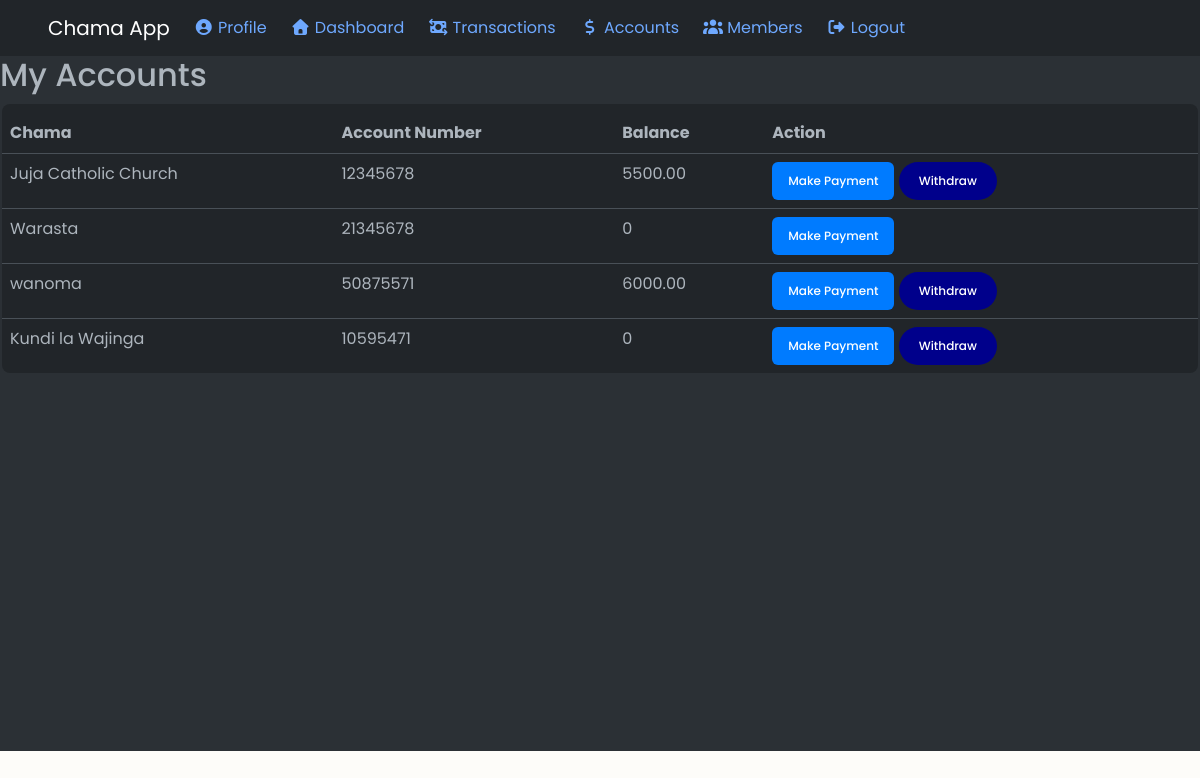
The page /accounts/ (signed in) on the database as committed earlier.
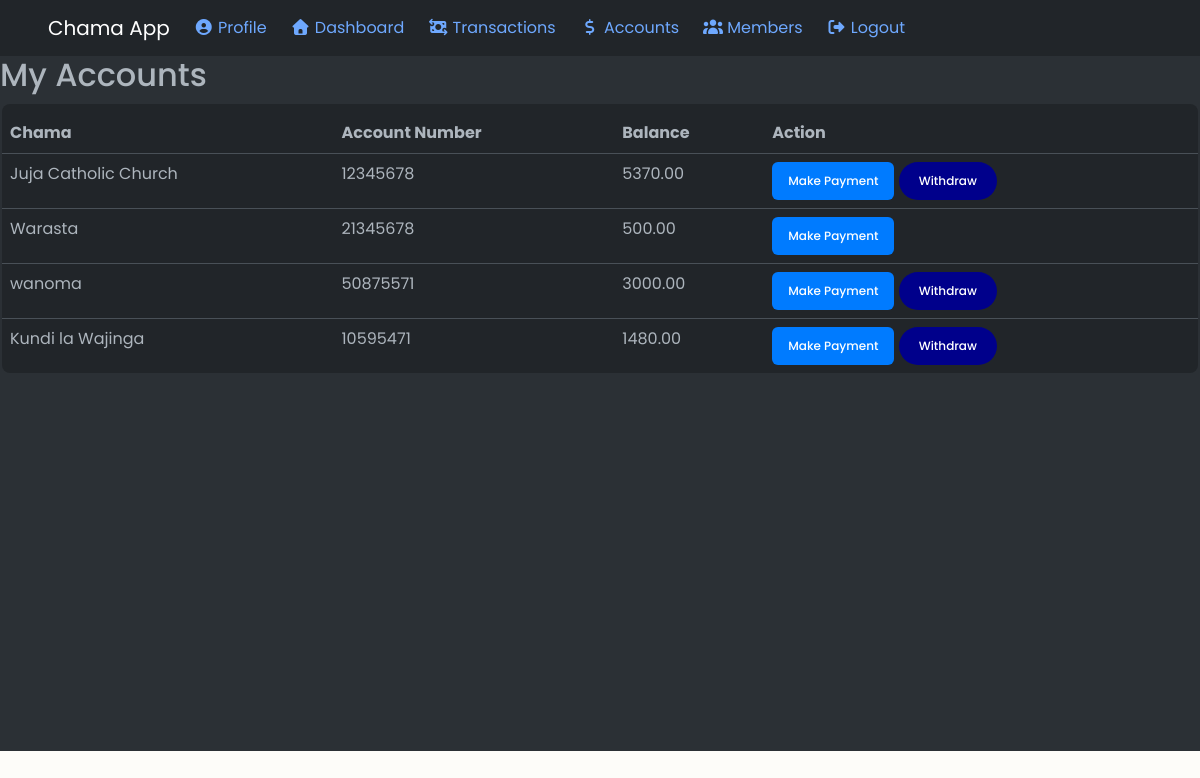
The same page on the database as committed later.
### app/models.py (models this page shows, shortened)
class Chama(models.Model):
    name = models.CharField(max_length=255)
    description = models.TextField(blank=True, null=True)
    created_by = models.ForeignKey(
        settings.AUTH_USER_MODEL,
        on_delete=models.CASCADE,
        related_name='chamas_created'
    )
    created_at = models.DateTimeField(auto_now_add=True)
    account_number = models.CharField(max_length=50, unique=True, blank=True, null=True)

class VirtualAccount(models.Model):
    chama = models.ForeignKey("Chama", on_delete=models.CASCADE, related_name="virtual_accounts")
    member = models.ForeignKey("Member", on_delete=models.CASCADE, related_name="virtual_accounts", null=True, blank=True)
    balance = models.DecimalField(max_digits=12, decimal_places=2, default=0)
    account_number = models.CharField(max_length=50, unique=True)

### app/views.py (the view)
# urls.py: path('accounts/', views.accounts_view, name='accounts'),
def accounts_view(request):
    memberships = Member.objects.filter(user=request.user)
    chamas = [m.chama for m in memberships]
    accounts = []
    for chama in chamas:
        main_account = VirtualAccount.objects.filter(chama=chama, member=None).first()
        is_leader = Member.objects.filter(
            user = request.user,
            chama = chama,
            role = 'leader'
        ).exists()
        accounts.append({
            "chama": chama,
            "account_number": main_account.account_number if main_account else chama.account_number,
            "balance": main_account.balance if main_account else 0,
            "is_leader": is_leader,
        })
    return render(request, "app/accounts.html", {"accounts": accounts})

### app/templates/app/accounts.html
{% extends 'app/base.html' %}
{% block content %}
<h2>My Accounts</h2>
<table class="table">
  <thead>
    <tr>
      <th>Chama</th>
      <th>Account Number</th>
      <th>Balance</th>
      <th>Action</th>
    </tr>
  </thead>
  <tbody>
    {% for acc in accounts %}
    <tr>
      <td>{{ acc.chama.name }}</td>
      <td>{{ acc.account_number }}</td>
      <td>{{ acc.balance }}</td>
      <td>
        <a
          href="{% url 'payment' acc.chama.id %}"
          class="btn btn-primary btn-sm"
          >Make Payment</a
        >
        {% if acc.is_leader %}
        <a
          href="{% url 'withdraw' acc.chama.id %}"
          class="btn btn-sm btn-danger"
          >Withdraw</a
        >
        {% endif %}
      </td>
    </tr>
    {% endfor %}
  </tbody>
</table>
<br />
<br />
<br />
<br />
<br />
<br />
<br />
<br />
<br />
<br />
<br />
<br />
<br />
<br />
<br />
{% endblock %}

Rows that differ between the two databases and show on the page:
changed through a linked row, Chama "Juja Catholic Church": balance "5500.00" → "5370.00"
computed for Chama "Warasta": balance "0" → "500.00"
changed through a linked row, Chama "wanoma": balance "6000.00" → "3000.00"
computed for Chama "Kundi la Wajinga": balance "0" → "1480.00"
